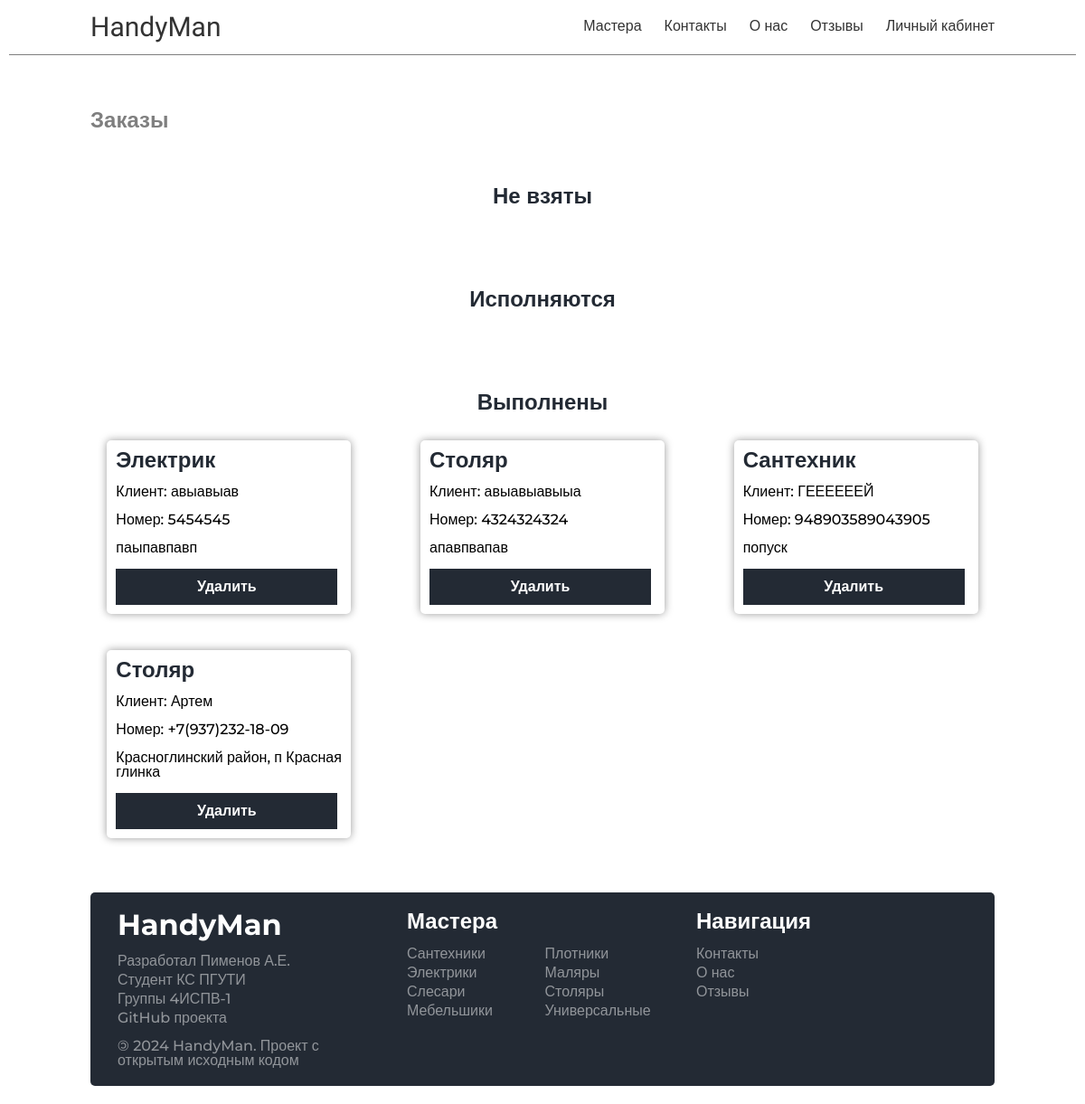
Page /tasks/ (signed in) on the committed database.
### handyman/models.py (models this page shows, shortened)
class MasterTasks(models.Model):
    STATUS_CHOICES = [
        ('pending', 'Ожидает выполнения'),
        ('in_progress', 'Выполняется'),
        ('completed', 'Выполнено'),
    ]
    id = models.UUIDField(primary_key=True, default=uuid.uuid4, editable=False)
    master_type = models.ForeignKey('Skills', on_delete=models.PROTECT)
    client_name = models.CharField(max_length=100)
    client_tel = models.CharField(max_length=100)
    client_adders = models.CharField(max_length=100)
    status = models.CharField(
        max_length=20,
        choices=STATUS_CHOICES,
        default='pending',
    )

class Skills(models.Model):
    id = models.UUIDField(primary_key=True, default=uuid.uuid4, editable=False)
    name = models.CharField(max_length=100)
    cat_name = models.CharField(
        max_length=100
    )  # Тоже что и name, но во множественном числе
    slug = models.CharField(max_length=100, unique=True)
    image = models.ImageField(upload_to='skills/images', blank=True, null=True)
    created_at = models.DateTimeField(auto_now_add=True)
    def __str__(self):
        return str(self.name)

### handyman/views.py (the view)
# urls.py: path('tasks/', views.masterTasks, name='tasks'),
@user_passes_test(is_master)
def masterTasks(request):
    tasks_not_taken = MasterTasks.objects.filter(status='pending')
    tasks_in_progress = MasterTasks.objects.filter(status='in_progress')
    tasks_completed = MasterTasks.objects.filter(status='completed')
    data = {
        'title': 'Заказы',
        'tasks_not_taken': tasks_not_taken,
        'tasks_in_progress': tasks_in_progress,
        'tasks_completed': tasks_completed,
    }
    return render(request, 'account/mastetasks.html', context=data)

### handyman/templatetags/custom_filters.py (called while the page is built)
@register.filter
def is_in_group(user, group_name):
    return user.groups.filter(name=group_name).exists()

### handyman/views.py (called while the page is built)
def is_master(user):
    return user.groups.filter(name='master').exists()

### handyman/templates/account/mastetasks.html (shortened to what this page needs)
{% extends "base.html" %}
{% load custom_filters %}
{% block content %}
    {% include "handyman/include/header.html" %}
    <div class="main-container">
        <div class="main">
            <div class="main-tasks">
                <h1>Заказы</h1>
                <div class="main-tasks-block">
                    <h2>Не взяты</h2>
                </div>
                <div class="main-tasks-block">
                    <h2>Исполняются</h2>
                </div>
                <div class="main-tasks-block">
                    <h2>Выполнены</h2>
                    <div class="main-tasks-block-list">
                        <ul>
                            {% for task in tasks_completed %}
                                <li>
                                    <h2>{{ task.master_type }}</h2>
                                    <p>Клиент: {{ task.client_name }}</p>
                                    <p>Номер: {{ task.client_tel }}</p>
                                    <p>{{ task.client_adders }}</p>
                                    {% if user|is_in_group:"admin" %}
                                        <button type="button"
                                                onclick="document.location.href='{% url 'delete_task' task.id %}'">Удалить
                                        </button>
                                    {% else %}
                                        <button type="button" disabled>Удалить</button>
                                    {% endif %}
                                </li>
                            {% endfor %}
                        </ul>
                    </div>
                </div>
            </div>
        </div>
    </div>
    {% include "handyman/include/footer.html" %}
{% endblock %}

### handyman/static/handyman/css/style.css (style rules this page uses)
* { box-sizing: border-box }
html, body, div, span, applet, object, iframe, h1, h2, h3, h4, h5, h6, p, blockquote, pre, a, abbr, acronym, address, big, cite, code, del, dfn, em, img, ins, kbd, q, s, samp, small, strike, strong, sub, sup, tt, var, b, u, i, center, dl, dt, dd, ol, ul, li, fieldset, form, label, legend, table, caption, tbody, tfoot, thead, tr, th, td, article, aside, canvas, details, embed, figure, figcaption, footer, header, hgroup, menu, nav, output, ruby, section, summary, time, mark, audio, video { margin: 0; padding: 0; border: 0; font-size: 100%; vertical-align: baseline }
body { line-height: 1 }
ol, ul { list-style: none }
body { min-height: 100vh; display: flex; flex-direction: column }
body .main-container { flex: 1 }
:root { --swiper-pagination-color: #2c2a4d }
.main-container { display: flex; flex-direction: column; align-items: center; margin: 0 10px }
.main-container .main { font-family: "Montserrat", sans-serif; font-weight: 500; flex-direction: column; width: 1000px }
.main-container .main-tasks { padding-top: 60px }
.main-container .main-tasks h1 { color: rgba(0, 0, 0, .5); font-size: 24px; font-weight: 600 }
.main-container .main-tasks-block { margin-top: 60px; display: flex; flex-direction: column; gap: 30px }
.main-container .main-tasks-block:last-child { margin-bottom: 40px }
.main-container .main-tasks-block > h2 { color: #232a34; font-size: 24px; font-weight: 600; text-align: center }
.main-container .main-tasks-block-list > ul { display: grid; grid-template-columns:repeat(3, 1fr); gap: 40px }
.main-container .main-tasks-block-list > ul li { -webkit-box-shadow: 0px 0px 10px 0px rgba(0, 0, 0, .4); -moz-box-shadow: 0px 0px 10px 0px rgba(0, 0, 0, .4); box-shadow: 0px 0px 10px 0px rgba(0, 0, 0, .4); border-radius: 5px; -webkit-border-radius: 5px; -moz-border-radius: 5px; -khtml-border-radius: 5px; padding: 10px; width: 270px; display: flex; flex-direction: column; gap: 15px; align-self: center; justify-self: center }
.main-container .main-tasks-block-list > ul li h2 { color: #232a34; font-size: 24px; font-weight: 600 }
.main-container .main-tasks-block-list > ul li button { width: 245px; height: 40px; border: none; outline: none; font-size: 16px; font-weight: 600; padding: 0 15px; background-color: #232a34; color: #fff; transition: all .25s ease-in-out; cursor: pointer }

### rows in the picture
MasterTasks: master_type "Электрик", client_name "авыавыав", client_tel "5454545", client_adders "паыпавпавп"
MasterTasks: master_type "Столяр", client_name "авыавыавыыа", client_tel "4324324324", client_adders "апавпвапав"
MasterTasks: master_type "Сантехник", client_name "ГЕЕЕЕЕЕЙ", client_tel "948903589043905", client_adders "попуск"
MasterTasks: master_type "Столяр", client_name "Артем", client_tel "+7(937)232-18-09", client_adders "Красноглинский район, п Красная глинка"
